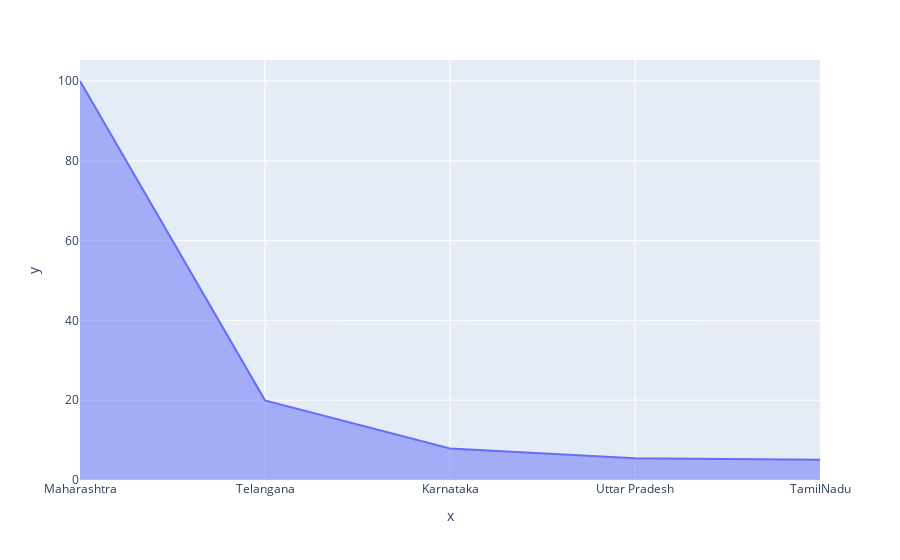

Notebook cell for this chart:
### Markdown cell above
Top 5 Sates with HIV Cases

### Code cell
top5=hivdata.sort_values(by="HIV_Cases_Scaling",ascending=False).head()
fig2=px.area(x=top5.State_UT,y=top5.HIV_Cases_Scaling, labels="Top 5 States with HIV Cases").show()

### Figure 1 — Plotly figure (JSON) as saved in the notebook; plotly's stock layout.template omitted (floating-point values rounded to 4 significant figures)
{"data": [{"fillpattern": {"shape": ""}, "hovertemplate": "x=%{x}<br>y=%{y}<extra></extra>", "legendgroup": "", "line": {"color": "#636efa"}, "marker": {"symbol": "circle"}, "mode": "lines", "name": "", "orientation": "v", "showlegend": false, "stackgroup": "1", "type": "scatter", "x": ["Maharashtra", "Telangana", "Karnataka", "Uttar Pradesh", "TamilNadu"], "xaxis": "x", "y": [100, 19.96, 7.92, 5.47, 5.08], "yaxis": "y"}], "layout": {"legend": {"tracegroupgap": 0}, "margin": {"t": 60}, "xaxis": {"anchor": "y", "domain": [0, 1], "title": {"text": "x"}}, "yaxis": {"anchor": "x", "domain": [0, 1], "title": {"text": "y"}}}}
